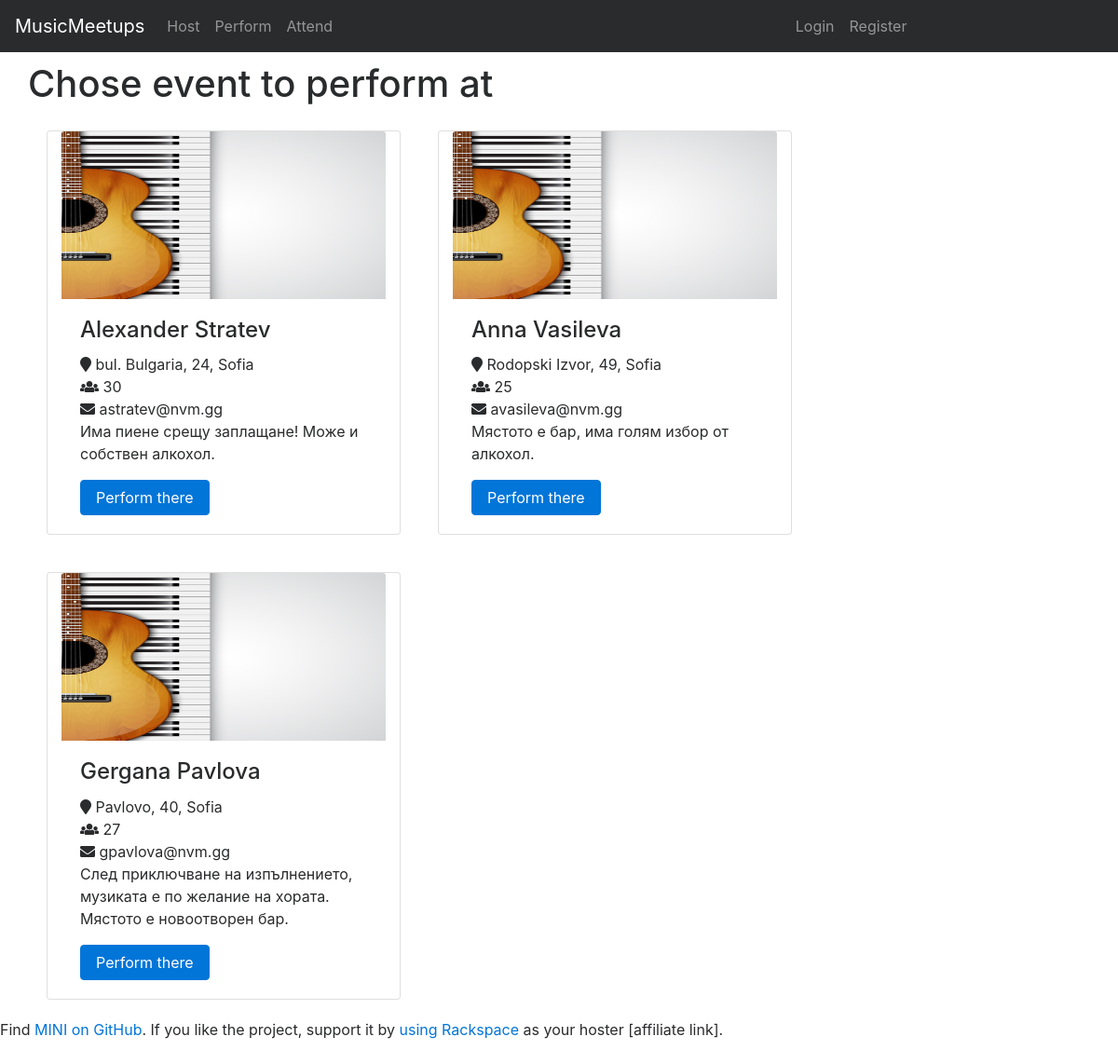
Page /perform on the committed database.
### tables this page shows
CREATE TABLE `event` (
	`id` INT(8) NOT NULL AUTO_INCREMENT,
	`hostid` INT(6) NOT NULL,
	`performerid` INT(6),
	`date` VARCHAR(16) NOT NULL,
	`remainingplaces` INT(3),
	`minpayment` REAL,
PRIMARY KEY (`id`)
);

CREATE TABLE `host` (
	`id` INT(6) NOT NULL AUTO_INCREMENT,
	`email` VARCHAR(50) NOT NULL,
	`name` TEXT NOT NULL,
	`number` VARCHAR(10) NOT NULL,
	`location` TEXT NOT NULL,
	`maxguests` INT(3) NOT NULL,
	`description` TEXT NOT NULL,
PRIMARY KEY (`id`)
);

### application/controller/perform.php (called while the page is built, shortened)
<?php
class Perform extends Controller
{
    public function index()
    {
        $events = $this->arrayCastRecursive($this->model->selectAllEventsWithoutPerformer());
        for ($i = 0; $i < sizeof($events); ++$i)
        {
            $events[$i]['host'] = $this->arrayCastRecursive($this->model->selectHostWithId($events[$i]['hostid']));
        }
        require APP . 'view/_templates/header.php';
        require APP . 'view/perform/index.php';
        require APP . 'view/_templates/footer.php';
    }
}

### public/index.php (called while the page is built, shortened)
<?php
require APP . 'model/model.php';
require APP . 'core/controller.php';
$app = new Application();

### application/core/controller.php (called while the page is built, shortened)
<?php
class Controller
{
    public $db = null;
    private function openDatabaseConnection()
    {
        $options = array(PDO::ATTR_DEFAULT_FETCH_MODE => PDO::FETCH_OBJ, PDO::ATTR_ERRMODE => PDO::ERRMODE_WARNING);
        $this->db = new PDO(DB_TYPE . ':host=' . DB_HOST . ';dbname=' . DB_NAME . ';charset=' . DB_CHARSET, DB_USER, DB_PASS, $options);
    }
    public function loadModel()
    {
        $this->model = new Model($this->db);
    }
    public function arrayCastRecursive($array)
    {
        if (is_array($array)) {
            foreach ($array as $key => $value) {
                if ($value instanceof stdClass) {
                    $array[$key] = $this->arrayCastRecursive((array)$value);
                }
            }
        }
        return $array;
    }
}

### application/model/model.php (called while the page is built, shortened)
<?php
class Model {
	function __construct($db) {
		try {
			$this->db = $db;
		} catch (PDOException $e) {
			exit('Databse connection could not be established.');
		}
	}
	public function selectHostWithId($hostId) {
		$sql = "SELECT id, email, name, number, location, maxguests, description FROM host WHERE id = :hostid";
		$query = $this->db->prepare($sql);
		$parameters = array(':hostid' => $hostId);
		$query->execute($parameters);
		return $query->fetch(PDO::FETCH_ASSOC);
	}
	public function selectAllEventsWithoutPerformer() {
		$sql = "SELECT id, hostid, date FROM event WHERE performerid IS NULL";
		$query = $this->db->prepare($sql);
		$query->execute();
		return $query->fetchAll();
	}
}
?>

### application/view/perform/index.php (the view)
<div class="container">
    <div class="row">
        <h1>Chose event to perform at</h1>
    </div>
    <div class="row">
        <?php foreach ($events as $event) { ?>
            <div class="card event-card col-md-5 col-lg-4">
                <img class="card-img-top" data-src="" alt="100%x180" style="height: 180px; width: 100%; display: block;"
                    src=<?php echo URL; ?>img/perform_card_img.jpg data-holder-rendered="true">
                <div class="card-block">
                    <h4 class="card-title"><?php echo $event['host']['name']; ?></h4>
                    <span><i class="fas fa-map-marker"></i>  <?php echo $event['host']['location']; ?></span><br>
                    <span><i class="fas fa-users"></i>  <?php echo $event['host']['maxguests']; ?></span><br>
                    <span><i class="fas fa-envelope"></i>  <?php echo $event['host']['email']; ?></span>
                    <p class="card-text"><?php echo $event['host']['description']; ?></p>
                    <a href="<?php echo URL; ?>perform/event/<?php echo $event['id']; ?>" class="btn btn-primary">Perform there</a>
                </div>
            </div>
        <?php } ?>
    </div>
</div>

### public/css/style.css (style rules this page uses)
body { padding-top: 3rem; padding-bottom: 3rem; color: #5a5a5a; }
.container { padding-top: 20px; }
.event-card { margin: 20px; }

### rows in the picture
event: hostid.name "Alexander Stratev", hostid.location "bul. Bulgaria, 24, Sofia", hostid.maxguests "30", hostid.email "astratev@nvm.gg", hostid.description "Има пиене срещу заплащане! Може и собствен алкохол."
event: hostid.name "Anna Vasileva", hostid.location "Rodopski Izvor, 49, Sofia", hostid.maxguests "25", hostid.email "avasileva@nvm.gg", hostid.description "Мястото е бар, има голям избор от алкохол."
event: hostid.name "Gergana Pavlova", hostid.location "Pavlovo, 40, Sofia", hostid.maxguests "27", hostid.email "gpavlova@nvm.gg", hostid.description "След приключване на изпълнението, музиката е по желание на хората. Мястото е новоотворен бар."
